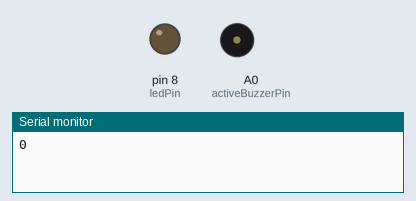
Simulated run of this sketch. Board: Arduino Uno, built with avr-gcc and run on an emulated ATmega328P. Shown: output pins drawn as LEDs (lit = HIGH), buzzer (waves = sounding), the last lines printed to the serial monitor.

Above: at 0.1 s.
At 70.1 s:
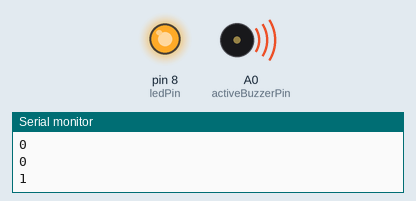
Timing chart, 0 to 72.6 s (numbered marks = the images above):
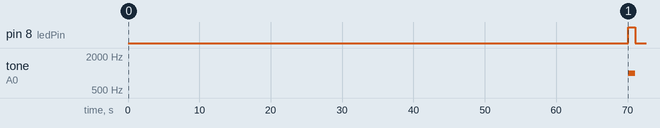

The sketch:

code.ino
```cpp
uint8_t ledPin = 8;
uint8_t activeBuzzerPin = A0;
uint8_t buttonPin = 3;

void cleanup();
void action();
bool checkScheduleSinceExecutionStart(short day, short hour, short minute, short second);

void setup() {
  // put your setup code here, to run once:
  pinMode(ledPin, OUTPUT);
  pinMode(activeBuzzerPin, OUTPUT);
  pinMode(buttonPin, INPUT_PULLUP);
  Serial.begin(9600);
}

void loop() {
  bool result = checkScheduleSinceExecutionStart(-1, -1, 1, 10);
  bool scheduleActive = result == 1;

  if (scheduleActive) {
    action();
  } else {
    cleanup();
  }

  Serial.println(result);
  delay(100);
}

void action() {
    digitalWrite(ledPin, HIGH);
    tone(activeBuzzerPin, 1000);
};

void cleanup() {
    digitalWrite(ledPin, LOW);
    noTone(activeBuzzerPin);
}

bool checkScheduleSinceExecutionStart(short day, short hour, short minute, short second) {
  long baseMillis = millis();

  // Calculate offsets from baseMillis
  float millisToSecondOffset =  baseMillis / 1000;
  float millisToMinuteOffset =  millisToSecondOffset / 60;
  float millisToHourOffset =  millisToMinuteOffset / 60;
  float millisToDayOffset =  millisToHourOffset / 24;

  // Get full days since execution start
  float dayDelta = millisToDayOffset;
  float dayOfYear = fmod(floor(dayDelta), 365);
  // All following currentXXX variables were used to calculate the actual year from an absolute UNIX timestamp
  float currentDay = dayDelta - dayOfYear;

  // Get full hours since execution start
  float hourDelta = millisToHourOffset;
  float hourOfDay = fmod(floor(hourDelta), 24);
  float currentHour = hourDelta - hourOfDay;

  // Get full minutes since execution start
  float minuteDelta = millisToMinuteOffset;
  float minuteOfHour = fmod(floor(minuteDelta), 60);
  float currentMinute = minuteDelta - minuteOfHour;

  // Get full seconds since execution start
  float secondDelta = millisToSecondOffset;
  float secondOfMinute = fmod(floor(secondDelta), 60);

  // Populating "every" values with the current value
  float dayDefault = day;
  if (day == -1) {
    dayDefault = dayOfYear;
  }

  float hourDefault = hour;
  if (hour == -1) {
    hourDefault = hourOfDay;
  }

  float minuteDefault = minute;
  if (minute == -1) {
    minuteDefault = minuteOfHour;
  }

  float secondDefault = second;
  if (second == -1) {
    secondDefault = secondOfMinute;
  };

  return dayOfYear == dayDefault && hourOfDay == hourDefault && minuteOfHour == minuteDefault && secondOfMinute == secondDefault;
}
```

Measured:
- by itself, pin 8 (ledPin): LOW → HIGH at 70.1 s, → LOW 1.0 s later
- by itself, tone on A0 (activeBuzzerPin): silent → 1000 Hz at 70.1 s, → silent 1.0 s later
